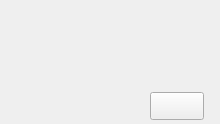
<?xml version="1.0" encoding="UTF-8"?>
<ui version="4.0">
 <class>UiPreloadCard</class>
 <widget class="QWidget" name="UiPreloadCard">
  <property name="geometry">
   <rect>
    <x>0</x>
    <y>0</y>
    <width>220</width>
    <height>124</height>
   </rect>
  </property>
  <property name="minimumSize">
   <size>
    <width>220</width>
    <height>124</height>
   </size>
  </property>
  <property name="maximumSize">
   <size>
    <width>220</width>
    <height>124</height>
   </size>
  </property>
  <property name="windowTitle">
   <string>Form</string>
  </property>
  <property name="accessibleName">
   <string notr="true">card:preload</string>
  </property>
  <property name="styleSheet">
   <string notr="true">
QPushButton#__delete{
	border-image: url(:/pluginScreenplay/button/img/Trash_normal.png);
}
QPushButton#__delete:pressed{
	border-image: url(:/pluginScreenplay/button/img/Trash_down.png);
}
QPushButton#__thumb{
	border:0;
}</string>
  </property>
  <widget class="QPushButton" name="__thumb">
   <property name="geometry">
    <rect>
     <x>0</x>
     <y>0</y>
     <width>220</width>
     <height>124</height>
    </rect>
   </property>
   <property name="sizePolicy">
    <sizepolicy hsizetype="Expanding" vsizetype="Expanding">
     <horstretch>0</horstretch>
     <verstretch>0</verstretch>
    </sizepolicy>
   </property>
   <property name="minimumSize">
    <size>
     <width>220</width>
     <height>124</height>
    </size>
   </property>
   <property name="maximumSize">
    <size>
     <width>220</width>
     <height>124</height>
    </size>
   </property>
   <property name="text">
    <string/>
   </property>
   <property name="icon">
    <iconset resource="pluginScreenplay.qrc">
     <normaloff>:/pluginScreenplay/simple/img/preloadcard.png</normaloff>:/pluginScreenplay/simple/img/preloadcard.png</iconset>
   </property>
   <property name="iconSize">
    <size>
     <width>220</width>
     <height>124</height>
    </size>
   </property>
   <property name="autoRepeat">
    <bool>false</bool>
   </property>
  </widget>
  <widget class="QPushButton" name="__delete">
   <property name="geometry">
    <rect>
     <x>150</x>
     <y>92</y>
     <width>54</width>
     <height>28</height>
    </rect>
   </property>
   <property name="minimumSize">
    <size>
     <width>54</width>
     <height>28</height>
    </size>
   </property>
   <property name="maximumSize">
    <size>
     <width>54</width>
     <height>28</height>
    </size>
   </property>
   <property name="text">
    <string/>
   </property>
  </widget>
 </widget>
 <resources>
  <include location="pluginScreenplay.qrc"/>
 </resources>
 <connections/>
</ui>
